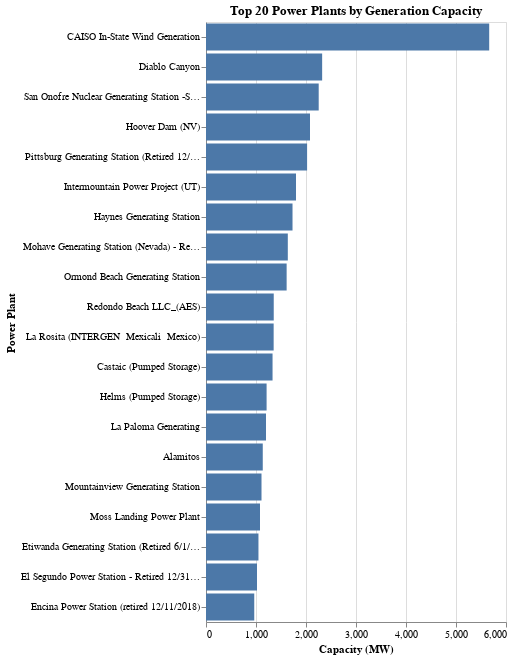

The notebook cell saved with this chart:
### Markdown cell above
<div style="background-color:#007acc; height:40px; margin-top:30px; margin-bottom:10px; border-radius:5px;">
  <h2 style="color:white; padding:8px 15px; margin:0;">📊 1) What is the name of power plant with the highest generation capacity? What is its Generation Capacity?</h2>
</div>

### Code cell
import pandas as pd
import altair as alt
import ipywidgets as widgets
import random
import time
from IPython.display import display, clear_output

def start_capacity_quiz():
    # Declare global widget variables so they're accessible later
    global plant_question, capacity_question, correct_plant, correct_capacity, start_time

    # Load and clean dataset
    df = pd.read_csv("Power_Plant.csv")
    df['Capacity_Latest'] = pd.to_numeric(df['Capacity_Latest'], errors='coerce')
    df = df.dropna(subset=['Capacity_Latest'])

    # Get top 20 plants by capacity
    top_capacity = df.sort_values(by='Capacity_Latest', ascending=False).head(20)

    # Create Altair chart
    chart = alt.Chart(top_capacity).mark_bar().encode(
        x=alt.X('Capacity_Latest:Q', title='Capacity (MW)'),
        y=alt.Y('PlantName:N', sort='-x', title='Power Plant'),
        tooltip=['PlantName', 'Capacity_Latest', 'Operator Company', 'County', 'x', 'y']
    ).properties(
        title='Top 20 Power Plants by Generation Capacity',
        height=600
    )

    display(chart)

    # Correct answers
    correct_plant = top_capacity.iloc[0]['PlantName']
    correct_capacity = str(int(top_capacity.iloc[0]['Capacity_Latest']))

    # Randomized options (5 each)
    plant_pool = list(top_capacity['PlantName'].unique())
    plant_choices = random.sample([p for p in plant_pool if p != correct_plant], 4) + [correct_plant]
    random.shuffle(plant_choices)

    capacity_pool = list(top_capacity['Capacity_Latest'].dropna().astype(int).astype(str).unique())
    capacity_choices = random.sample([c for c in capacity_pool if c != correct_capacity], 4) + [correct_capacity]
    random.shuffle(capacity_choices)

    # Widgets now stored as global variables
    plant_question = widgets.RadioButtons(
        options=plant_choices,
        description='Top Plant:',
        layout=widgets.Layout(width='400px')
    )

    capacity_question = widgets.RadioButtons(
        options=capacity_choices,
        description='Capacity:',
        layout=widgets.Layout(width='300px')
    )

    submit_button = widgets.Button(description="Submit Answer")
    submission_output = widgets.Output()

    if 'capacity_quiz_responses' not in globals():
        global capacity_quiz_responses
        capacity_quiz_responses = []

    start_time = time.time()

    def on_submit(b):
        elapsed = time.time() - start_time
        user_plant = plant_question.value
        user_capacity = capacity_question.value

        capacity_quiz_responses.append({
            'user_plant': user_plant,
            'user_capacity': user_capacity,
            'correct_plant': correct_plant,
            'correct_capacity': correct_capacity,
            'is_correct': (user_plant == correct_plant and user_capacity == correct_capacity),
            'time_sec': round(elapsed, 2)
        })

        with submission_output:
            clear_output()
            display(widgets.HTML(
                f"<b>✅ Answer recorded.</b> Time taken: {round(elapsed, 2)} seconds.<br>"
                f"You may proceed to the next task."
            ))

    submit_button.on_click(on_submit)

    display(widgets.VBox([
        widgets.HTML("<h4>📊 Questions: Based on the chart above...</h4>"),
        plant_question,
        capacity_question,
        submit_button,
        submission_output
    ]))
start_capacity_quiz()

### Figure 1 — Vega-Lite specification as saved in the notebook (floating-point values rounded to 4 significant figures)
{"config": {"view": {"continuousWidth": 300, "continuousHeight": 300}}, "data": {"name": "data-99214fae68604b0b75883679caadbb1a"}, "mark": {"type": "bar"}, "encoding": {"tooltip": [{"field": "PlantName", "type": "nominal"}, {"field": "Capacity_Latest", "type": "quantitative"}, {"field": "Operator Company", "type": "nominal"}, {"field": "County", "type": "nominal"}, {"field": "x", "type": "quantitative"}, {"field": "y", "type": "quantitative"}], "x": {"field": "Capacity_Latest", "title": "Capacity (MW)", "type": "quantitative"}, "y": {"field": "PlantName", "sort": "-x", "title": "Power Plant", "type": "nominal"}}, "height": 600, "title": "Top 20 Power Plants by Generation Capacity", "$schema": "https://vega.github.io/schema/vega-lite/v5.20.1.json", "datasets": {"data-99214fae68604b0b75883679caadbb1a": [{"OBJECTID": 2667, "CECPlantID": "W9999", "PlantName": "CAISO In-State Wind Generation", "Retired Plant": 0, "Operator Company": "Not Available", "County": "ALL", "Capacity_Latest": 5664.0, "Units": "CAISO Wind", "PriEnergySource": "WND", "StartDate": "9/15/2017 12:00:00 AM", "CEC_Jurisdictional": 0.0, "x": -120.2, "y": 36.85}, {"OBJECTID": 3454, "CECPlantID": "N0001", "PlantName": "Diablo Canyon", "Retired Plant": 0, "Operator Company": "Pacific Gas & Electric (PG&E)", "County": "San Luis Obispo", "Capacity_Latest": 2323.0, "Units": "Unit 201, Unit 202", "PriEnergySource": "NUC", "StartDate": "5/7/1985 12:00:00 AM", "CEC_Jurisdictional": 0.0, "x": -120.9, "y": 35.21}, {"OBJECTID": 2827, "CECPlantID": "N0002", "PlantName": "San Onofre Nuclear Generating Station -SONGS-Retired 7/15/13", "Retired Plant": 1, "Operator Company": "Southern California Edison (SCE)", "County": "San Diego", "Capacity_Latest": 2254.0, "Units": "2, 3", "PriEnergySource": "NUC", "StartDate": "1/1/1968 12:00:00 AM", "CEC_Jurisdictional": 0.0, "x": -117.6, "y": 33.37}, {"OBJECTID": 3634, "CECPlantID": "H0242", "PlantName": "Hoover Dam (NV)", "Retired Plant": 0, "Operator Company": "United States Bureau of Reclamation", "County": "Mohave", "Capacity_Latest": 2080.0, "Units": "154, 8902", "PriEnergySource": "WAT", "StartDate": "10/1/1936 12:00:00 AM", "CEC_Jurisdictional": 0.0, "x": -114.7, "y": 36.02}, {"OBJECTID": 2249, "CECPlantID": "G0450", "PlantName": "Pittsburg Generating Station (Retired 12/31/2016)", "Retired Plant": 1, "Operator Company": "NRG Delta LLC", "County": "Contra Costa", "Capacity_Latest": 2022.0, "Units": "PPP1, PPP2, PPP3, PPP4, PPP5, PPP6, PPP7", "PriEnergySource": "NG", "StartDate": "1/1/1954 12:00:00 AM", "CEC_Jurisdictional": 0.0, "x": -121.9, "y": 38.04}, {"OBJECTID": 2536, "CECPlantID": "C0023", "PlantName": "Intermountain Power Project (UT)", "Retired Plant": 0, "Operator Company": "Los Angeles Department of Water & Power (LADWP)", "County": "Millard", "Capacity_Latest": 1800.0, "Units": "Unit 1, Unit 2", "PriEnergySource": "BIT", "StartDate": "6/9/1986 12:00:00 AM", "CEC_Jurisdictional": 0.0, "x": -112.6, "y": 39.51}, {"OBJECTID": 2916, "CECPlantID": "G0249", "PlantName": "Haynes Generating Station", "Retired Plant": 0, "Operator Company": "Los Angeles Department of Water & Power (LADWP)", "County": "Los Angeles", "Capacity_Latest": 1730.0, "Units": "Unit #1, Unit #10, Unit #11, Unit #12, Unit #13, Unit #14, Unit #15, Unit #16, Unit #2, Unit #3, Unit #4, Unit #5, Unit #6, Unit #8, Unit #9", "PriEnergySource": "NG", "StartDate": "9/1/1962 12:00:00 AM", "CEC_Jurisdictional": 0.0, "x": -118.1, "y": 33.76}, {"OBJECTID": 3503, "CECPlantID": "C0024", "PlantName": "Mohave Generating Station (Nevada) - Retired December 2005", "Retired Plant": 1, "Operator Company": "Southern California Edison (SCE)", "County": "Clark", "Capacity_Latest": 1636.0, "Units": "Unit 1, Unit 2", "PriEnergySource": "SUB", "StartDate": "1/1/1971 12:00:00 AM", "CEC_Jurisdictional": 0.0, "x": -114.6, "y": 35.13}, {"OBJECTID": 2990, "CECPlantID": "G0421", "PlantName": "Ormond Beach Generating Station", "Retired Plant": 0, "Operator Company": "GenOn Holdings Inc.", "County": "Ventura", "Capacity_Latest": 1613.0, "Units": "UNIT 1, UNIT 2", "PriEnergySource": "NG", "StartDate": "8/3/1971 12:00:00 AM", "CEC_Jurisdictional": 0.0, "x": -119.2, "y": 34.13}, {"OBJECTID": 2874, "CECPlantID": "G0490", "PlantName": "Redondo Beach LLC_(AES)", "Retired Plant": 1, "Operator Company": "AES Redondo Beach LLC", "County": "Los Angeles", "Capacity_Latest": 1355.0, "Units": "5, 6, 7, 8", "PriEnergySource": "NG", "StartDate": "10/1/1954 12:00:00 AM", "CEC_Jurisdictional": 0.0, "x": -118.4, "y": 33.85}, {"OBJECTID": 2704, "CECPlantID": "G9787", "PlantName": "La Rosita (INTERGEN  Mexicali  Mexico)", "Retired Plant": 0, "Operator Company": "Energia Azteca X Sociedad Anonima de Capital Variable", "County": "Mexicali", "Capacity_Latest": 1353.0, "Units": "1, CTG-1C, EAX-STG, EBC-CTG_and_STG", "PriEnergySource": "NG", "StartDate": "7/20/2003 12:00:00 AM", "CEC_Jurisdictional": 0.0, "x": -115.6, "y": 32.6}, {"OBJECTID": 3207, "CECPlantID": "H0090", "PlantName": "Castaic (Pumped Storage)", "Retired Plant": 0, "Operator Company": "Los Angeles Department of Water & Power (LADWP)", "County": "Los Angeles", "Capacity_Latest": 1331.0, "Units": "Unit #1, Unit #2, Unit #3, Unit #4, Unit #5, Unit #6, Unit #7", "PriEnergySource": "WAT", "StartDate": "9/1/1973 12:00:00 AM", "CEC_Jurisdictional": 0.0, "x": -118.7, "y": 34.59}, {"OBJECTID": 2003, "CECPlantID": "H0229", "PlantName": "Helms (Pumped Storage)", "Retired Plant": 0, "Operator Company": "Pacific Gas & Electric (PG&E)", "County": "Fresno", "Capacity_Latest": 1212.0, "Units": "Unit 936, Unit 937, Unit 938", "PriEnergySource": "WAT", "StartDate": "6/30/1984 12:00:00 AM", "CEC_Jurisdictional": 0.0, "x": -119.0, "y": 37.03}, {"OBJECTID": 3467, "CECPlantID": "G0781", "PlantName": "La Paloma Generating", "Retired Plant": 0, "Operator Company": "La Paloma Generating Co LLC", "County": "Kern", "Capacity_Latest": 1200.0, "Units": "Gen-1, Gen-2, Gen-3, Gen-4", "PriEnergySource": "NG", "StartDate": "1/6/2003 12:00:00 AM", "CEC_Jurisdictional": 1.0, "x": -119.6, "y": 35.3}, {"OBJECTID": 2914, "CECPlantID": "G0011", "PlantName": "Alamitos", "Retired Plant": 0, "Operator Company": "AES Alamitos LLC", "County": "Los Angeles", "Capacity_Latest": 1135.0, "Units": "AL 1, AL 2, AL 3, AL 4, AL 5, AL 6, AL 7", "PriEnergySource": "NG", "StartDate": "9/1/1956 12:00:00 AM", "CEC_Jurisdictional": 0.0, "x": -118.1, "y": 33.77}, {"OBJECTID": 3104, "CECPlantID": "G0795", "PlantName": "Mountainview Generating Station", "Retired Plant": 0, "Operator Company": "Southern California Edison (SCE)", "County": "San Bernardino", "Capacity_Latest": 1110.0, "Units": "Unit 3, Unit 4", "PriEnergySource": "NG", "StartDate": "12/10/2005 12:00:00 AM", "CEC_Jurisdictional": 1.0, "x": -117.2, "y": 34.08}, {"OBJECTID": 1949, "CECPlantID": "G0372", "PlantName": "Moss Landing Power Plant", "Retired Plant": 0, "Operator Company": "Duke Energy Moss Landing & Oakland LLC", "County": "Monterey", "Capacity_Latest": 1080.0, "Units": "1-GT1, 1-GT2, 1-ST, 2-GT1, 2-GT2, 2-ST, 6, 7", "PriEnergySource": "NG", "StartDate": "7/1/2002 12:00:00 AM", "CEC_Jurisdictional": 1.0, "x": -121.8, "y": 36.8}, {"OBJECTID": 3079, "CECPlantID": "G0201", "PlantName": "Etiwanda Generating Station (Retired 6/1/2018)", "Retired Plant": 1, "Operator Company": "NRG Marsh Landing LLC", "County": "San Bernardino", "Capacity_Latest": 1049.0, "Units": "UNIT 1, UNIT 2, UNIT 3, UNIT 4, UNIT 5", "PriEnergySource": "NG", "StartDate": "7/10/1953 12:00:00 AM", "CEC_Jurisdictional": 0.0, "x": -117.5, "y": 34.09}, {"OBJECTID": 2873, "CECPlantID": "G0194", "PlantName": "El Segundo Power Station - Retired 12/31/2015", "Retired Plant": 1, "Operator Company": "El Segundo Power LLC", "County": "Los Angeles", "Capacity_Latest": 1020.0, "Units": "UNIT 1, UNIT 2, UNIT 3, UNIT 4", "PriEnergySource": "NG", "StartDate": "4/1/1956 12:00:00 AM", "CEC_Jurisdictional": 0.0, "x": -118.4, "y": 33.91}, {"OBJECTID": 2770, "CECPlantID": "G0196", "PlantName": "Encina Power Station (retired 12/11/2018)", "Retired Plant": 1, "Operator Company": "NRG Energy", "County": "San Diego", "Capacity_Latest": 965.0, "Units": "Encina 1, Encina 2, Encina 3, Encina 4, Encina 5, Encina GT", "PriEnergySource": "NG", "StartDate": "11/23/1954 12:00:00 AM", "CEC_Jurisdictional": 0.0, "x": -117.3, "y": 33.14}]}}
